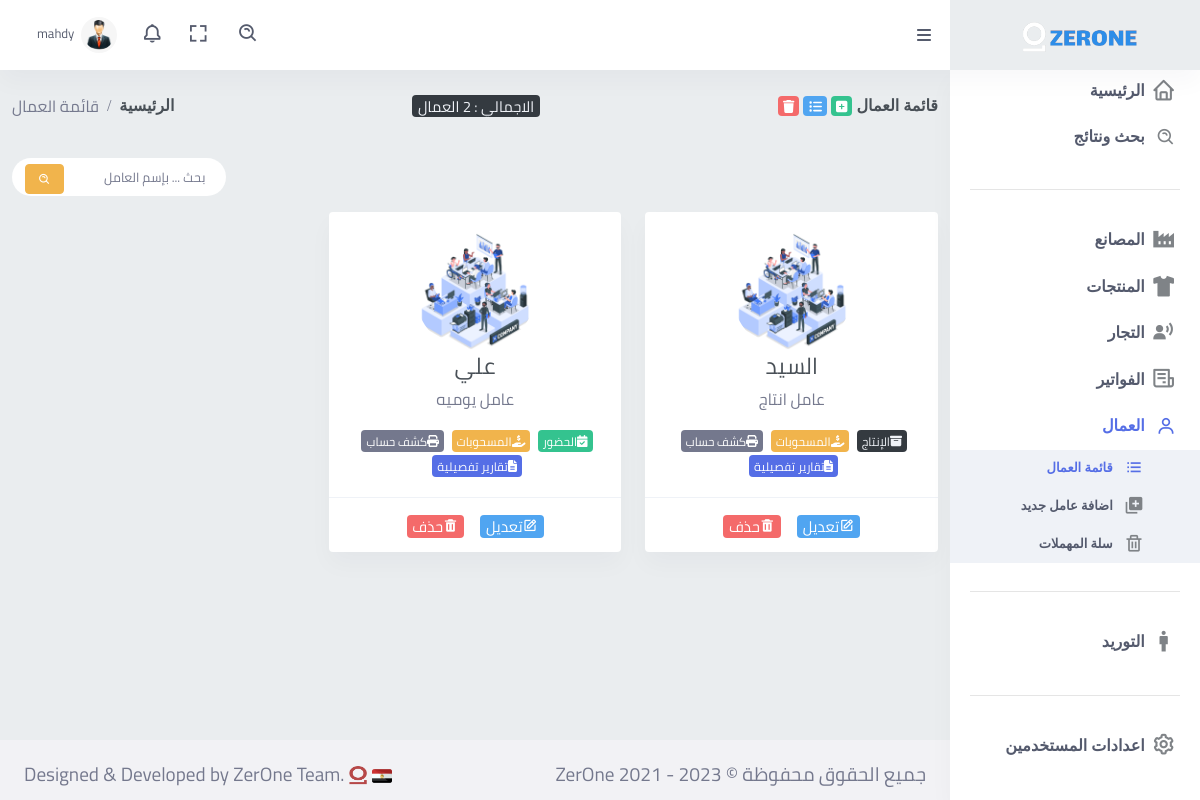
The app's page /worker/worker_list/ (signed in) with its own data.
### Auth/models.py (models this page shows)
class User(AbstractUser):
    avater = models.ImageField(null=True, blank=True)

### Workers/models.py (models this page shows, shortened)
class Worker(models.Model):
    name = models.CharField(max_length=30, verbose_name="اسم العامل")
    image = models.ImageField(verbose_name="صورة العامل", null=True, blank=True)
    phone = models.IntegerField(null=True, blank=True, verbose_name="رقم الموبيل")
    worker_type = models.IntegerField(choices=WORKER_TYPE, null=True, blank=True, verbose_name="نوع العامل")
    day_cost = models.FloatField(default=0, null=True, blank=True, verbose_name="التكلفة (*حساب اليومية في حالة عامل اليومية *حساب القطعة في حالة عامل الانتاج)")
    deleted = models.BooleanField(default=False, verbose_name="حذف")

### Workers/views.py (the view)
# urls.py: path('worker_list/', WorkerList.as_view(), name="WorkerList"),
class WorkerList(LoginRequiredMixin, ListView):
    login_url = '/auth/login/'
    model = Worker
    paginate_by = 12
    template_name = 'Worker/worker_list.html'
    def get_queryset(self):
        qureyset = self.model.objects.filter(deleted=False).order_by('-id')
        return qureyset
    def get_context_data(self, **kwargs):
        context = super().get_context_data(**kwargs)
        context['type'] = 'list'
        context['title'] = 'قائمة العمال'
        context['icons'] = '<i class="fas fa-shapes"></i>'
        context['page'] = 'active'
        context['count'] = self.model.objects.filter(deleted=False).count()
        return context

### Workers/templates/Worker/worker_list.html (shortened to what this page needs)
{% extends "base.html" %}
{% block main %}
    <div class="main-content">
      <div class="page-content">
          <div class="container-fuild">
                <div class="row">
                    <div class="col-12">
                        <div class="page-title-box d-flex align-items-center justify-content-between">
                            {% if type == "list" %}
                                <h4 class="mb-0"> قائمة العمال
                                    <a class="badge badge-success" style="font-size:small;" href="{% url 'Workers:WorkerCreate' %}" data-toggle="modal" data-target="#action_modal">
                                            <i class="fas fa-plus-square fx-2"></i>
                                    </a>
                                    <a class="badge badge-info" style="font-size:small;" href="{% url 'Workers:WorkerList' %}">
                                       <i class="fas fa-list-ul"></i>
                                    </a>
                                    <a  class="badge badge-danger" style="font-size:small;" href="{% url 'Workers:WorkerTrachList' %}">
                                            <i class="fas fa-trash"></i>
                                    </a>
                                 </h4>
                            {% endif %}
                                <span class="badge badge-dark font-size-15"> الاجمالي : {{count}} العمال </span>
                            <div class="page-title-right">
                                <ol class="breadcrumb m-0">
                                    <li class="breadcrumb-item"><a href="/">الرئيسية</a></li>
                                    {% if type == "list" %}
                                    <li class="breadcrumb-item active">قائمة العمال</li>
                                    {% else %}
                                    <li class="breadcrumb-item active">قائمة العمال المحذوفة</li>
                                    {% endif %}
                                </ol>
                            </div>
                        </div>
                    </div>
                </div>
                {% if object_list %}
                <div class="row">
                    <div class="col-lg-3"></div>
                    <div class="col-lg-3"></div>
                    <div class="col-lg-3"></div>
                    <div class="col-lg-3">
                        {% if type == "list" %}
                        <form class="app-search d-none d-lg-block" method="get" action="{% url 'Core:WorkerSearch' %}">
                            <div class="position-relative" >
                                <input type="text" style="background-color: white" value="{{worker_serach}}" list="work" autocomplete="off" class="form-control" name="worker" placeholder="بحث ... بإسم العامل">
                                <span >
                                    <button class="bx bx-search-alt btn btn-warning" type="submit">
                                    </button>
                                </span>
                            </div>
                        </form>
                        {% endif %}
                    </div>
                </div>
                <div class="row">
                {% for x in object_list  %}
                <div class="col-xl-4 col-md-4 col-sm-6">
                    <div class="card text-center">
                        <div class="card-body">
                            <div class="">
                                {% if x.image %}
                                <img class="rounded-circle avatar-xl" src="{{x.image.url}}" alt="" width="150px" height="180px">
                                {% else %}
                                <img class="rounded-circle avatar-xl" src="/static/assets/images/vector/worker2.png" alt="" width="150px">
                                {% endif %}
                            </div>
                            <h3 >{{x.name}}</h3>
                            <p class="text-muted">{{x.get_worker_type_display}}</p>
                            <div style="margin-top: 5px;">
                                <ul class="list-inline mb-0">
                                    {% if x.worker_type != 6  %}
                                        <li class="list-inline-item mr-1">
                                            <div >
                                                <a href="{% url 'Workers:WorkerAttendances' x.id %}" data-toggle="modal" data-target="#sub_modal" data-placement="top" title="" data-original-title="Message">
                                                    <span class="badge  badge-success"  style="padding: 5px;"><i class="fas fa-calendar-check"></i>الحضور</span>
                                                </a>
                                            </div>
                                        </li>
                                    {% endif %}
                                    {% if x.worker_type == 6 %}
                                        <li class="list-inline-item mr-1">
                                            <div>
                                                <a href="{% url 'Workers:WorkerProduction' x.id %}" data-toggle="modal" data-target="#sub_modal" data-placement="top" title="انتاج العامل">
                                                    <span class="badge badge-dark" style="padding:5px;"><i class="fas fa-archive"></i>الإنتاج</span>
                                                </a>
                                            </div>
                                        </li>
                                    {% endif %}
                                    <li class="list-inline-item mr-1">
                                        <div>
                                            <a href="{% url 'Workers:WorkerPayment' x.id %}" data-toggle="modal" data-target="#sub_modal" data-placement="top" title="مسحوبات العامل" data-original-title="Message">
                                                <span class="badge badge-warning"  style="padding: 5px;"><i class="fas fa-hand-holding-usd"></i>المسحوبات</span>
                                            </a>
                                        </div>
                                    </li>
                                    <li class="list-inline-item mr-1">
                                        <div>
                                            <a href="{% url 'Workers:PrintWorkerAll' x.id %}" target="_blank">
                                               <span class="badge badge-secondary" style="padding: 5px;"> <i class="fas fa-print"></i>كشف حساب</span>
                                            </a>
                                        </div>
                                    </li>
                                    <li class="list-inline-item mr-1">
                                        <div>
                                            <a href="{% url 'Workers:WorkerReports' x.id %}" target="_blank">
                                               <span class="badge badge-primary" style="padding: 5px;"> <i class="fas fa-file-alt"></i>تقارير تفصيلية</span>
                                            </a>
                                        </div>
                                    </li>
                                </ul>
                            </div>
                        </div>
                        <div class="card-footer bg-transparent border-top">
                            <div class="contact-links d-flex justify-content-center font-size-20">
                              {% if request.user.is_superuser %}
                              {% if type == "list"  %}
                              <div class="mr-3">
                                   <a href="{% url 'Workers:WorkerUpdate' x.id %}" data-toggle="modal" data-target="#action_modal" data-placement="top" title="" data-original-title="Message">
                                       <span class="badge  badge-info"><i class='bx bx-edit' ></i>تعديل</span>
                                  </a>
                               </div>
                              <div class="">
                                  <a href="{% url 'Workers:WorkerDelete' x.id %}" data-toggle="modal" data-target="#action_modal" data-placement="top" title="" data-original-title="Profile">
                                      <span class="badge  badge-danger"><i class='bx bxs-trash'  ></i>حذف</span>
                                  </a>
                              </div>
                          {% endif %}
                              {% endif %}
                              </div>
                        </div>
                    </div>
                </div>
                {% endfor %}
                </div>
                {% endif %}
          </div>
      </div>
  </div>
{% endblock main %}

### Core/templates/components/header.html (shortened to what this page needs)
<header id="page-topbar">
    <div class="navbar-header">
        <div class="d-flex">
            <div class="navbar-brand-box" style="background-color: #eaedef">
                <a href="/" class="logo logo-dark">
                    <span class="logo-lg">
                        <img src="/static/assets/images/main_logo2.png" alt="" height="30">
                    </span>
                </a>
            </div>
            <button type="button" class="btn btn-sm px-3 font-size-16 header-item waves-effect" id="vertical-menu-btn">
                <i class="fa fa-fw fa-bars"></i>
            </button>
        </div>
        <div class="d-flex">
            {% if not modules.stop_date or modules.stop_date and today < modules.stop_date %}
            <div class="dropdown d-none d-lg-inline-block ml-1">
                <button type="button" class="btn header-item noti-icon waves-effect" data-toggle="modal" data-target="#search_modal">
                    <i class="bx bx-search-alt"></i>
                </button>
            </div>
            <div class="dropdown d-none d-lg-inline-block ml-1">
                <button type="button" class="btn header-item noti-icon waves-effect" data-toggle="fullscreen">
                    <i class="bx bx-fullscreen"></i>
                </button>
            </div>
            <div class="dropdown d-inline-block">
                <button type="button" class="btn header-item noti-icon waves-effect" id="page-header-notifications-dropdown"
                    data-toggle="dropdown" aria-haspopup="true" aria-expanded="false">
                    {% if notification_count %}
                        <i class="bx bx-bell bx-tada"></i>
                        <span class="badge badge-danger badge-pill">{{notification_count}}</span>
                    {% else %}
                        <i class="bx bx-bell "></i>
                    {% endif %}
                </button>
            </div>
            {% endif %}
            <div class="dropdown d-inline-block">
                <button type="button" class="btn header-item waves-effect" id="page-header-user-dropdown"
                    data-toggle="dropdown" aria-haspopup="true" aria-expanded="false">
                    <img class="rounded-circle header-profile-user" src="/static/assets/images/user.png"
                        alt="Header Avatar">
                    <span class="d-none d-xl-inline-block ml-1" key="t-henry">{{request.user}}</span>
                    <i class="mdi mdi-chevron-down d-none d-xl-inline-block"></i>
                </button>
            </div>
        </div>
    </div>
</header>

### Core/templates/components/leftSidebar.html (style rules this page uses)
li span { font-weight: bold; font-size: 16px; }

### records on screen
Worker: name "السيد", worker_type "عامل انتاج", shows "الإنتاج"
Worker: name "علي", worker_type "عامل يوميه", shows "الحضور"

### other values on screen
{{ request.user }} "mahdy"
{{ count }} "2"
